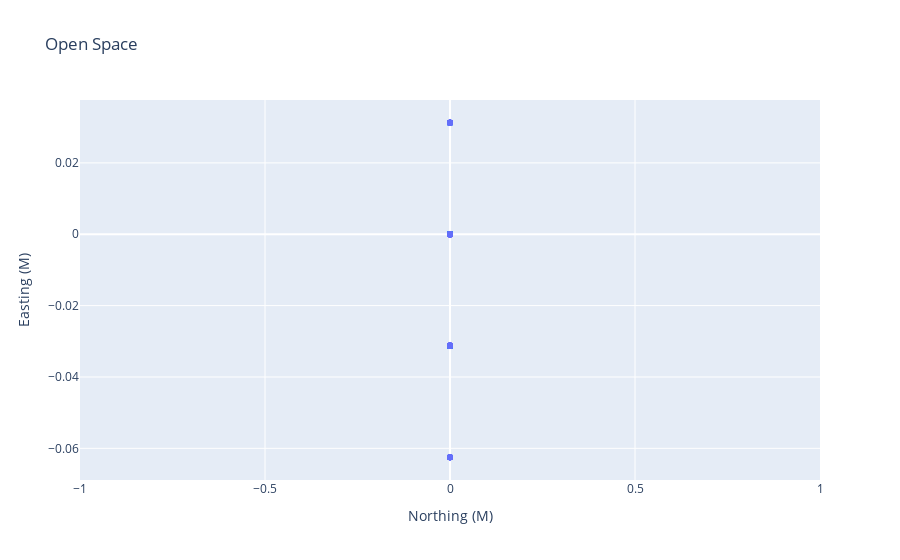

The code cell stored with this chart in its notebook:
### Code cell
import plotly.express as px
# Scatterplots of the Northing vs. Easting data
fig = px.scatter(df_op_s, x="modified_northing", y="modified_easting", labels={"modified_northing": "Northing (M)", "modified_easting": "Easting (M)"}, title="Open Space")
fig.show()

### Figure 1 — Plotly figure (JSON) as saved in the notebook; plotly's stock layout.template omitted (floating-point values rounded to 4 significant figures; data arrays with more than 128 entries replaced by an {"elided": "..."} marker saying what was removed)
{"data": [{"hovertemplate": "Northing (M)=%{x}<br>Easting (M)=%{y}<extra></extra>", "legendgroup": "", "marker": {"color": "#636efa", "symbol": "circle"}, "mode": "markers", "name": "", "orientation": "v", "showlegend": false, "type": "scatter", "x": {"elided": "619 int values"}, "xaxis": "x", "y": {"elided": "619 float values"}, "yaxis": "y"}], "layout": {"legend": {"tracegroupgap": 0}, "title": {"text": "Open Space"}, "xaxis": {"anchor": "y", "domain": [0, 1], "title": {"text": "Northing (M)"}}, "yaxis": {"anchor": "x", "domain": [0, 1], "title": {"text": "Easting (M)"}}}}
